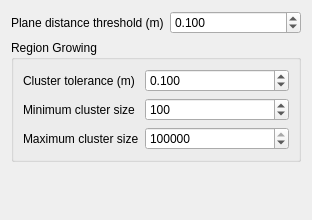
<?xml version="1.0" encoding="UTF-8"?>
<ui version="4.0">
 <class>ROISelectionMeshModifier</class>
 <widget class="QWidget" name="ROISelectionMeshModifier">
  <property name="geometry">
   <rect>
    <x>0</x>
    <y>0</y>
    <width>312</width>
    <height>220</height>
   </rect>
  </property>
  <property name="windowTitle">
   <string>Form</string>
  </property>
  <layout class="QVBoxLayout" name="verticalLayout">
   <item>
    <layout class="QFormLayout" name="formLayout_2">
     <item row="2" column="0">
      <widget class="QLabel" name="label_3">
       <property name="text">
        <string>Plane distance threshold (m)</string>
       </property>
      </widget>
     </item>
     <item row="2" column="1">
      <widget class="QDoubleSpinBox" name="plane_distance_threshold">
       <property name="decimals">
        <number>3</number>
       </property>
       <property name="singleStep">
        <double>0.100000000000000</double>
       </property>
       <property name="value">
        <double>0.100000000000000</double>
       </property>
      </widget>
     </item>
    </layout>
   </item>
   <item>
    <widget class="QGroupBox" name="groupBox">
     <property name="title">
      <string>Region Growing</string>
     </property>
     <layout class="QFormLayout" name="formLayout">
      <item row="0" column="0">
       <widget class="QLabel" name="label_4">
        <property name="text">
         <string>Cluster tolerance (m)</string>
        </property>
       </widget>
      </item>
      <item row="0" column="1">
       <widget class="QDoubleSpinBox" name="cluster_tolerance">
        <property name="decimals">
         <number>3</number>
        </property>
        <property name="singleStep">
         <double>0.100000000000000</double>
        </property>
        <property name="value">
         <double>0.100000000000000</double>
        </property>
       </widget>
      </item>
      <item row="1" column="0">
       <widget class="QLabel" name="label">
        <property name="text">
         <string>Minimum cluster size</string>
        </property>
       </widget>
      </item>
      <item row="1" column="1">
       <widget class="QSpinBox" name="min_cluster_size">
        <property name="maximum">
         <number>1000000</number>
        </property>
        <property name="value">
         <number>100</number>
        </property>
       </widget>
      </item>
      <item row="2" column="0">
       <widget class="QLabel" name="label_2">
        <property name="text">
         <string>Maximum cluster size</string>
        </property>
       </widget>
      </item>
      <item row="2" column="1">
       <widget class="QSpinBox" name="max_cluster_size">
        <property name="minimum">
         <number>0</number>
        </property>
        <property name="maximum">
         <number>1000000000</number>
        </property>
        <property name="value">
         <number>1000000000</number>
        </property>
       </widget>
      </item>
     </layout>
    </widget>
   </item>
   <item>
    <spacer name="verticalSpacer">
     <property name="orientation">
      <enum>Qt::Vertical</enum>
     </property>
     <property name="sizeHint" stdset="0">
      <size>
       <width>20</width>
       <height>40</height>
      </size>
     </property>
    </spacer>
   </item>
  </layout>
 </widget>
 <resources/>
 <connections/>
</ui>
